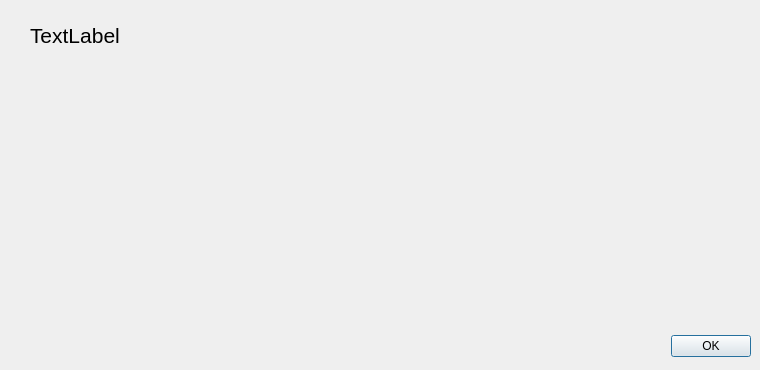
<?xml version="1.0" encoding="UTF-8"?>
<ui version="4.0">
 <class>explainintdialog</class>
 <widget class="QDialog" name="explainintdialog">
  <property name="windowModality">
   <enum>Qt::ApplicationModal</enum>
  </property>
  <property name="geometry">
   <rect>
    <x>0</x>
    <y>0</y>
    <width>760</width>
    <height>370</height>
   </rect>
  </property>
  <property name="minimumSize">
   <size>
    <width>760</width>
    <height>370</height>
   </size>
  </property>
  <property name="maximumSize">
   <size>
    <width>760</width>
    <height>370</height>
   </size>
  </property>
  <property name="windowTitle">
   <string>Explain Signed Integer (Word)</string>
  </property>
  <widget class="QLabel" name="labelAddress">
   <property name="geometry">
    <rect>
     <x>30</x>
     <y>20</y>
     <width>571</width>
     <height>31</height>
    </rect>
   </property>
   <property name="font">
    <font>
     <pointsize>16</pointsize>
    </font>
   </property>
   <property name="text">
    <string>TextLabel</string>
   </property>
  </widget>
  <widget class="QDialogButtonBox" name="buttonBox">
   <property name="geometry">
    <rect>
     <x>410</x>
     <y>330</y>
     <width>341</width>
     <height>32</height>
    </rect>
   </property>
   <property name="orientation">
    <enum>Qt::Horizontal</enum>
   </property>
   <property name="standardButtons">
    <set>QDialogButtonBox::Ok</set>
   </property>
  </widget>
 </widget>
 <resources/>
 <connections>
  <connection>
   <sender>buttonBox</sender>
   <signal>accepted()</signal>
   <receiver>explainintdialog</receiver>
   <slot>accept()</slot>
   <hints>
    <hint type="sourcelabel">
     <x>580</x>
     <y>345</y>
    </hint>
    <hint type="destinationlabel">
     <x>379</x>
     <y>184</y>
    </hint>
   </hints>
  </connection>
 </connections>
</ui>
